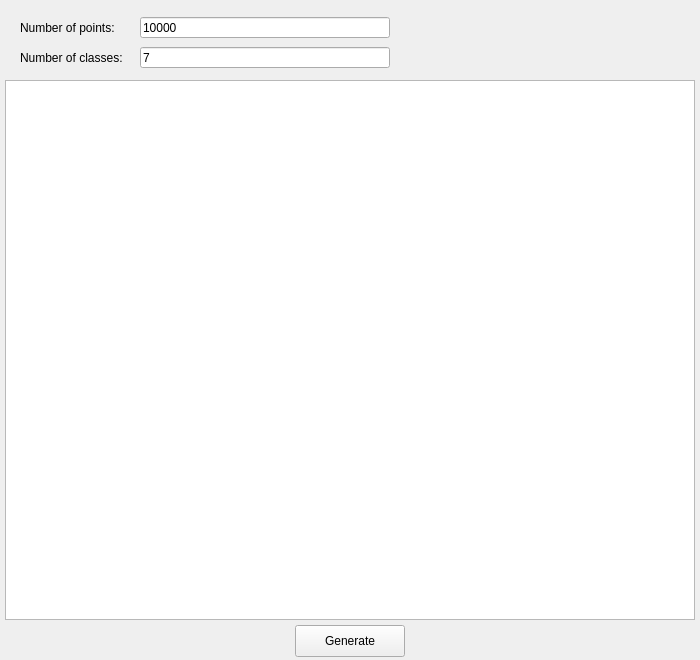
<?xml version="1.0" encoding="UTF-8"?>
<ui version="4.0">
 <class>form_pattern_recognition</class>
 <widget class="QWidget" name="form_pattern_recognition">
  <property name="geometry">
   <rect>
    <x>0</x>
    <y>0</y>
    <width>700</width>
    <height>660</height>
   </rect>
  </property>
  <property name="minimumSize">
   <size>
    <width>700</width>
    <height>660</height>
   </size>
  </property>
  <property name="maximumSize">
   <size>
    <width>700</width>
    <height>660</height>
   </size>
  </property>
  <property name="windowTitle">
   <string>Pattern recognition</string>
  </property>
  <widget class="QLineEdit" name="le_number_of_points">
   <property name="geometry">
    <rect>
     <x>140</x>
     <y>17</y>
     <width>250</width>
     <height>21</height>
    </rect>
   </property>
   <property name="text">
    <string>10000</string>
   </property>
   <property name="readOnly">
    <bool>false</bool>
   </property>
   <property name="placeholderText">
    <string>10000</string>
   </property>
  </widget>
  <widget class="QLabel" name="lb_number_of_points">
   <property name="geometry">
    <rect>
     <x>20</x>
     <y>20</y>
     <width>121</width>
     <height>16</height>
    </rect>
   </property>
   <property name="text">
    <string>Number of points:</string>
   </property>
  </widget>
  <widget class="QLineEdit" name="le_number_of_classes">
   <property name="geometry">
    <rect>
     <x>140</x>
     <y>47</y>
     <width>250</width>
     <height>21</height>
    </rect>
   </property>
   <property name="text">
    <string>7</string>
   </property>
   <property name="readOnly">
    <bool>false</bool>
   </property>
   <property name="placeholderText">
    <string>7</string>
   </property>
  </widget>
  <widget class="QLabel" name="lb_number_of_classes">
   <property name="geometry">
    <rect>
     <x>20</x>
     <y>50</y>
     <width>121</width>
     <height>16</height>
    </rect>
   </property>
   <property name="text">
    <string>Number of classes:</string>
   </property>
  </widget>
  <widget class="QGraphicsView" name="gv_canvas">
   <property name="geometry">
    <rect>
     <x>5</x>
     <y>80</y>
     <width>690</width>
     <height>540</height>
    </rect>
   </property>
  </widget>
  <widget class="QPushButton" name="pb_generate">
   <property name="geometry">
    <rect>
     <x>295</x>
     <y>625</y>
     <width>110</width>
     <height>32</height>
    </rect>
   </property>
   <property name="text">
    <string>Generate</string>
   </property>
  </widget>
 </widget>
 <resources/>
 <connections/>
</ui>
